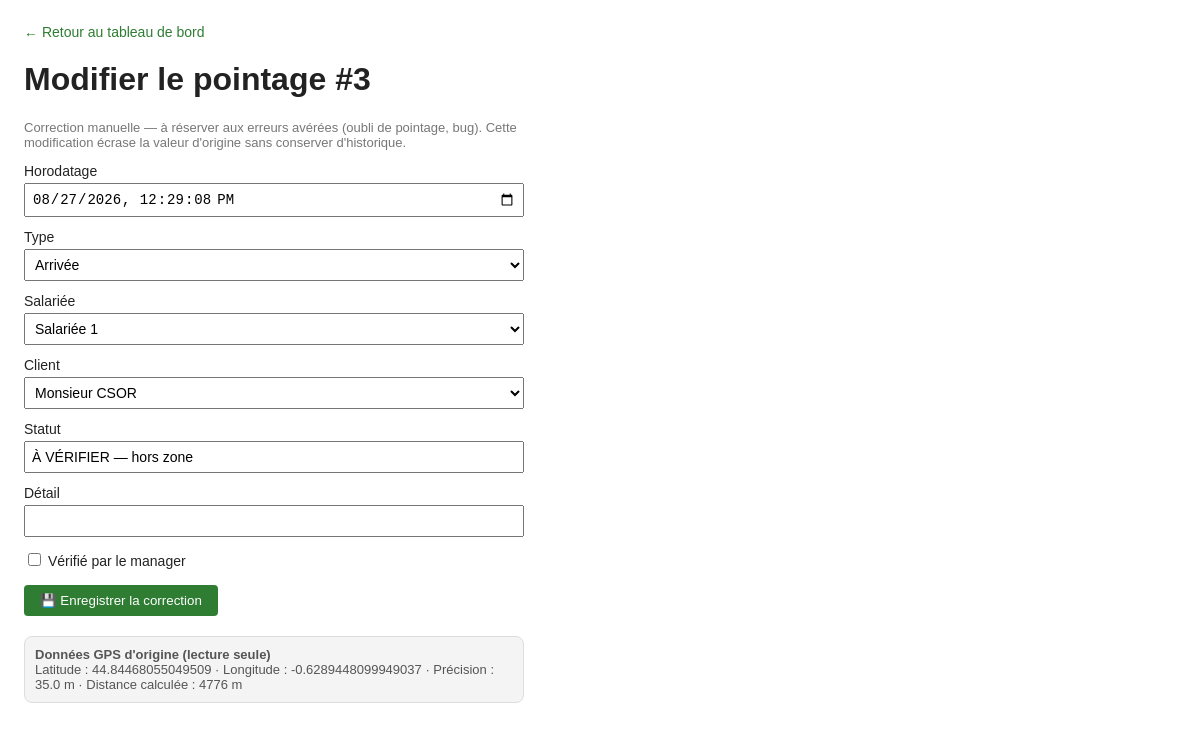
Page /admin/pointage/3 on the committed database.
### tables this page shows
CREATE TABLE pointages (
            id INTEGER PRIMARY KEY AUTOINCREMENT,
            horodatage TEXT NOT NULL,
            type TEXT NOT NULL,
            salariee TEXT NOT NULL,
            client TEXT NOT NULL,
            lat REAL,
            lng REAL,
            precision REAL,
            distance INTEGER,
            statut TEXT,
            detail TEXT,
            verifie INTEGER DEFAULT 0
        );

### main.py (the view)
@app.get("/admin/pointage/{pid}", response_class=HTMLResponse)
async def fiche_pointage(request: Request, pid: int):
    return templates.TemplateResponse("pointage_detail.html", {
        "request": request,
        "p": get_pointage(pid),
        "employes": get_employes(),  # tous, y compris inactifs, au cas où le pointage les référence
        "clients": list(CLIENTS.keys())
    })

### templates/pointage_detail.html (shortened to what this page needs)
<!DOCTYPE html>
<html lang="fr">
<head>
</head>
<body>
<nav><a href="/admin">← Retour au tableau de bord</a></nav>
<h1>Modifier le pointage #{{ p.id }}</h1>
<p style="font-size:13px;color:#777;">Correction manuelle — à réserver aux erreurs avérées (oubli de pointage, bug). Cette modification écrase la valeur d'origine sans conserver d'historique.</p>
<form method="post" action="/admin/pointage/{{ p.id }}/edit">
  <label>Horodatage <input name="horodatage" type="datetime-local" step="1" value="{{ p.horodatage }}" required></label>
  <label>Type
    <select name="type" required>
      <option value="Arrivée" {{ "selected" if p.type == "Arrivée" else "" }}>Arrivée</option>
    </select>
  </label>
  <label>Salariée
    <select name="salariee" required>
      {% for e in employes %}<option value="{{ e.nom }}" {{ "selected" if e.nom == p.salariee else "" }}>{{ e.nom }}</option>{% endfor %}
    </select>
  </label>
  <label>Client
    <select name="client" required>
      {% for c in clients %}<option value="{{ c }}" {{ "selected" if c == p.client else "" }}>{{ c }}</option>{% endfor %}
    </select>
  </label>
  <label>Statut <input name="statut" value="{{ p.statut }}" required></label>
  <label>Détail <input name="detail" value="{{ p.detail or '' }}"></label>
  <label><input type="checkbox" name="verifie" style="width:auto;display:inline" {{ "checked" if p.verifie else "" }}> Vérifié par le manager</label>
  <button type="submit">💾 Enregistrer la correction</button>
</form>
<div class="lecture-seule">
  <strong>Données GPS d'origine (lecture seule)</strong><br>
  Latitude : {{ p.lat or "—" }} · Longitude : {{ p.lng or "—" }} · Précision : {{ p.precision or "—" }} m · Distance calculée : {{ p.distance or "—" }} m
</div>
</body>
</html>

### templates/pointage_detail.html (style rules this page uses)
body { font-family: Arial, sans-serif; margin: 24px; color: #222; max-width: 500px; }
nav { margin-bottom: 20px; font-size: 14px; }
nav a { margin-right: 14px; color: #2e7d32; text-decoration: none; }
label { display: block; margin-top: 12px; font-size: 14px; }
input, select { font-size: 14px; padding: 6px; width: 100%; box-sizing: border-box; margin-top: 4px; }
button { padding: 8px 16px; border: none; border-radius: 4px; background: #2e7d32; color: white; cursor: pointer; margin-top: 16px; }
.lecture-seule { background: #f4f4f4; border: 1px solid #ddd; border-radius: 8px; padding: 10px; font-size: 13px; color: #555; margin-top: 20px; }

### rows in the picture
pointages: id "3", horodatage "08/27/2026 12:29:08", statut "À VÉRIFIER — hors zone", lat "44.84468055049509", lng "-0.6289448099949037", precision "35.0", distance "4776"

### other values in the picture
form field salariee "Salariée 1"
form field client "Monsieur CSOR"
